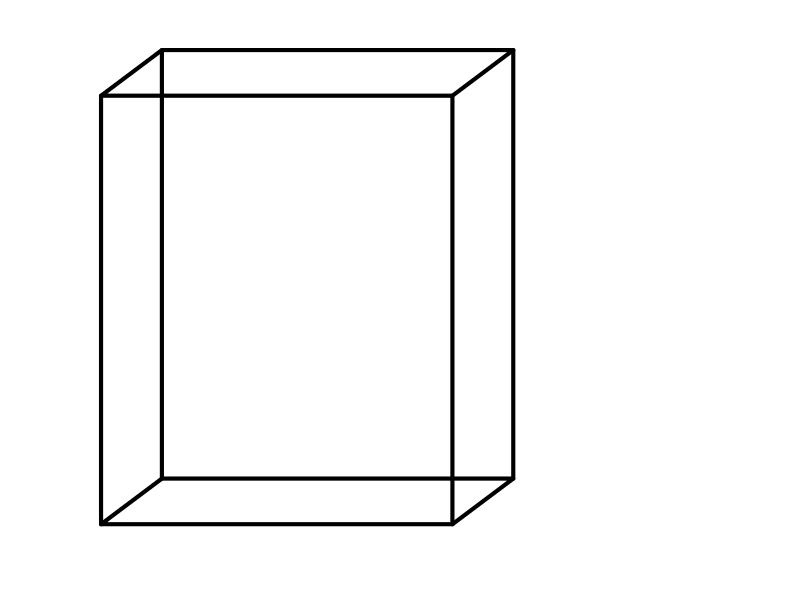

Source code (R):
## ---- chunk 1
hwl = sample(22:88,3)/10
s = sample(12:31,1)/10
h = hwl[1]
w = hwl[2]
l = hwl[3]
H = h*s
w = w*s
l = l*s

p1 = 4*h+4*w+4*l
a1 = 2*w*h+2*w*l+2*l*h
v1 = h*w*l

p2 = p1*s
a2 = a1*s*s
v2 = v1*s*s*s

alsol = function(ans,n=5,dx=1,spri=NULL){
    choices = ans-sample(0:(n-1),1)*dx+(0:(n-1))*dx
    al = paste0("* ",choices,collapse="\n")
    if(!is.null(spri)){
        choices = round(ans-sample(0:(n-1),1)*dx+(0:(n-1))*dx,spri)
        al = paste0("* ",sprintf(paste0("%.",spri,"f",collapse=""),choices),collapse="\n")
    }
    sol = paste0(1*(ans==choices),collapse="")
    return(data.frame(al,sol))
}

as1 = alsol(round(p1),5,2,0)
as2 = alsol(round(a1),5,2,0)
as3 = alsol(round(v1),5,2,0)
as4 = alsol(round(p2),5,2,0)
as5 = alsol(round(a2),5,2,0)
as6 = alsol(round(v2),5,2,0)

## ---- chunk 2
d = l
yr = 0.1

draw_box = function(x,y,z,lwd=2){
    lines(c(0,x,x+yr*y,yr*y,0),c(0,0,yr*y,yr*y,0),lwd=lwd)
    lines(c(0,x,x+yr*y,yr*y,0),c(z,z,z+yr*y,z+yr*y,z),lwd=lwd)
    lines(c(0,0),c(0,z),lwd=lwd)
    lines(c(x,x),c(0,z),lwd=lwd)
    lines(c(y*yr,y*yr),c(y*yr,z+y*yr),lwd=lwd)
    lines(c(x+y*yr,x+y*yr),c(y*yr,z+y*yr),lwd=lwd)
}

par(mar=c(0,0,0,0))
plot(0,0,"n",axes=F,ann=F,xlim=c(-1,max(c(w,d,h))*(1+yr)),ylim=c(-1,max(c(w,d,h))*(1+yr)))
draw_box(w,d,h,lwd=4)
